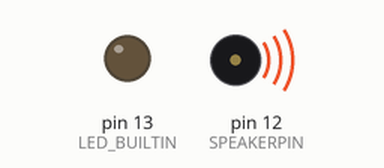
Simulated run of this sketch. Board: Arduino Uno, built with avr-gcc and run on an emulated ATmega328P. Shown: output pins drawn as LEDs (lit = HIGH), buzzer (waves = sounding).

Above: at 5.1 s.
At 13.2 s:
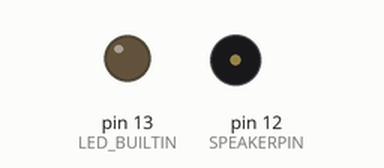
Timing chart, 0 to 14.7 s (numbered marks = the images above):
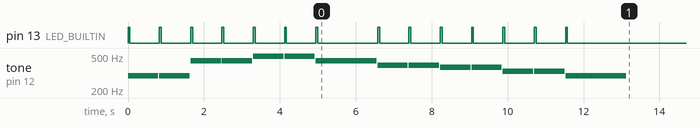

The sketch:

twinkletwinkle.ino
```cpp
// set the pin that the speaker is on
#define SPEAKERPIN 12

// predefined notes for ease of programming
#define C 262
#define Cs 277
#define D 294
#define Eb 311
#define E 330
#define F 349
#define Fs 370
#define G 392
#define Gs 415
#define A 440
#define Bb 466
#define B 494

// quarter note length in ms
const int quarterbeat = 800;

void e(int note, float octave = 1) {
  tone(SPEAKERPIN, note * octave);  // tone(pin, freq)
  digitalWrite(LED_BUILTIN, HIGH);
  delay(50);
  digitalWrite(LED_BUILTIN, LOW);
  delay(quarterbeat / 2 - 50);
  noTone(SPEAKERPIN);
  delay(25);
}

void q(int note, float octave = 1) {
  tone(SPEAKERPIN, note * octave);  // tone(pin, freq)
  digitalWrite(LED_BUILTIN, HIGH);
  delay(50);
  digitalWrite(LED_BUILTIN, LOW);
  delay(quarterbeat - 50);
  noTone(SPEAKERPIN);
  delay(25);  // give a bit of time between notes
}

void h(int note, float octave = 1) {
  tone(SPEAKERPIN, note * octave);
  digitalWrite(LED_BUILTIN, HIGH);
  delay(50);
  digitalWrite(LED_BUILTIN, LOW);
  delay(quarterbeat * 2 - 50);
  noTone(SPEAKERPIN);
  delay(25);
}

void setup() {
  // enable pin
  pinMode(LED_BUILTIN, OUTPUT);

  //SONG GOES HERE

  q(D);
  q(D);
  q(A);
  q(A);
  q(B);
  q(B);
  h(A);

  q(G);
  q(G);
  q(Fs);
  q(Fs);
  q(E);
  q(E);
  h(D);

  //END SONG
}


void loop() {
  // nothing here
}
```
